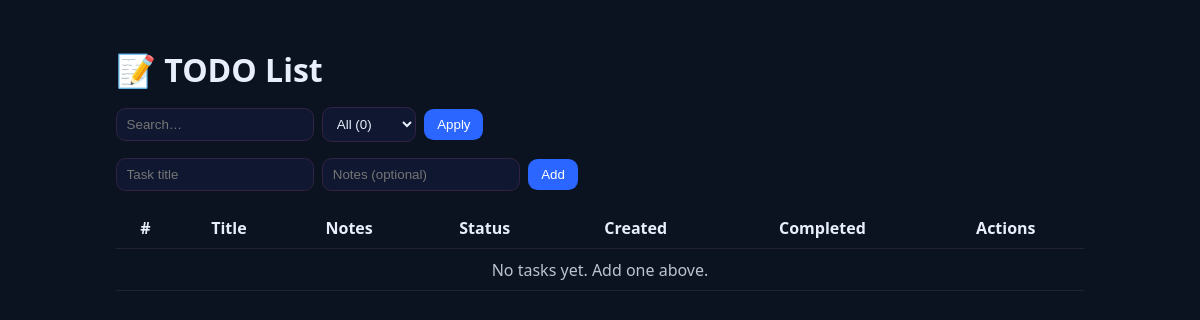
The app's page /, older data.
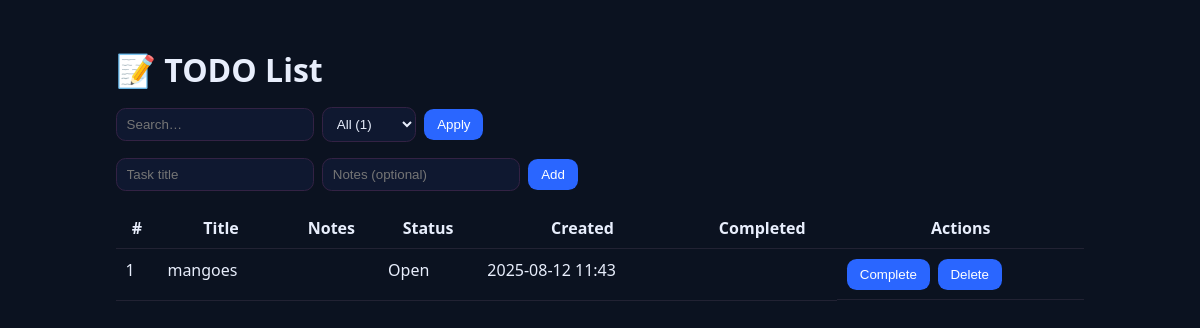
The same page, newer data.
### home/models.py (models this page shows, shortened)
class Task(models.Model):
    title = models.CharField(max_length=255, db_index=True)
    notes = models.TextField(blank=True, null=True)
    done = models.BooleanField(default=False, db_index=True)
    created_at = models.DateTimeField(default=timezone.now, db_index=True)
    completed_at = models.DateTimeField(blank=True, null=True, db_index=True)
    class Meta:
        ordering = ["done", "-created_at"]

### home/views.py (the view)
# urls.py: path("", views.index, name="index"),
def index(request):
    q = (request.GET.get("q") or "").strip()
    show = request.GET.get("show", "all")
    tasks = Task.objects.all()
    if q:
        tasks = tasks.filter(Q(title__icontains=q) | Q(notes__icontains=q))
    if show == "open":
        tasks = tasks.filter(done=False)
    elif show == "done":
        tasks = tasks.filter(done=True)
    counts = {
        "all": Task.objects.count(),
        "open": Task.objects.filter(done=False).count(),
        "done": Task.objects.filter(done=True).count(),
    }
    context = {"tasks": tasks, "q": q, "show": show, "counts": counts}
    return render(request, "index.html", context)

### templates/index.html (shortened to what this page needs)
<!DOCTYPE html>
<html lang="en">
<head>
</head>
<body>
  <div class="container">
    <h1>📝 TODO List</h1>
    <form class="filters" method="get" action="{% url 'index' %}">
      <input type="text" name="q" placeholder="Search…" value="{{ q }}">
      <select name="show">
        <option value="all"  {% if show == 'all' %}selected{% endif %}>All ({{ counts.all }})</option>
      </select>
      <button type="submit">Apply</button>
    </form>
    <form class="add-form" method="post" action="{% url 'add' %}">
      <input required name="title" placeholder="Task title">
      <input name="notes" placeholder="Notes (optional)">
      <button type="submit">Add</button>
    </form>
    <table class="tasks">
      <thead>
        <tr>
          <th>#</th><th>Title</th><th>Notes</th><th>Status</th><th>Created</th><th>Completed</th><th>Actions</th>
        </tr>
      </thead>
      <tbody>
        {% for t in tasks %}
        <tr class="{% if t.done %}done{% endif %}">
          <td>{{ t.id }}</td>
          <td>{{ t.title }}</td>
          <td>{{ t.notes|default_if_none:'' }}</td>
          <td>{% if t.done %}Done{% else %}Open{% endif %}</td>
          <td>{{ t.created_at|date:"Y-m-d H:i" }}</td>
          <td>{% if t.completed_at %}{{ t.completed_at|date:"Y-m-d H:i" }}{% endif %}</td>
          <td class="actions">
            <form method="post" action="{% url 'toggle' t.id %}">{% csrf_token %}
              <button type="submit">{% if t.done %}Reopen{% else %}Complete{% endif %}</button>
            </form>
            <form method="post" action="{% url 'delete' t.id %}" onsubmit="return confirm('Delete task?');">{% csrf_token %}
              <button type="submit">Delete</button>
            </form>
          </td>
        </tr>
        {% empty %}
        <tr><td colspan="7" class="empty">No tasks yet. Add one above.</td></tr>
        {% endfor %}
      </tbody>
    </table>
  </div>
</body>
</html>

Row changes from the older to the newer data that the page shows:
added Task: id "1", title "mangoes", done "Open", created_at "2025-08-12 11:43"
Text that changed along with them:
form field show: "All (0)" → "All (1)"
text no longer shown: "No tasks yet. Add one above."
